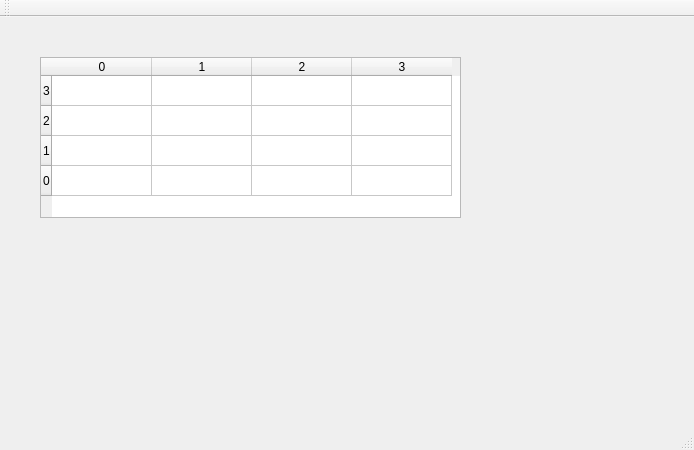
<?xml version="1.0" encoding="UTF-8"?>
<ui version="4.0">
 <class>MainWindow</class>
 <widget class="QMainWindow" name="MainWindow">
  <property name="geometry">
   <rect>
    <x>0</x>
    <y>0</y>
    <width>694</width>
    <height>450</height>
   </rect>
  </property>
  <property name="windowTitle">
   <string>MainWindow</string>
  </property>
  <widget class="QWidget" name="centralWidget">
   <widget class="QTableWidget" name="tableWidget">
    <property name="geometry">
     <rect>
      <x>40</x>
      <y>40</y>
      <width>421</width>
      <height>161</height>
     </rect>
    </property>
    <row>
     <property name="text">
      <string>3</string>
     </property>
    </row>
    <row>
     <property name="text">
      <string>2</string>
     </property>
    </row>
    <row>
     <property name="text">
      <string>1</string>
     </property>
    </row>
    <row>
     <property name="text">
      <string>0</string>
     </property>
    </row>
    <column>
     <property name="text">
      <string>0</string>
     </property>
    </column>
    <column>
     <property name="text">
      <string>1</string>
     </property>
    </column>
    <column>
     <property name="text">
      <string>2</string>
     </property>
    </column>
    <column>
     <property name="text">
      <string>3</string>
     </property>
    </column>
   </widget>
  </widget>
  <widget class="QMenuBar" name="menuBar">
   <property name="geometry">
    <rect>
     <x>0</x>
     <y>0</y>
     <width>694</width>
     <height>21</height>
    </rect>
   </property>
  </widget>
  <widget class="QToolBar" name="mainToolBar">
   <attribute name="toolBarArea">
    <enum>TopToolBarArea</enum>
   </attribute>
   <attribute name="toolBarBreak">
    <bool>false</bool>
   </attribute>
  </widget>
  <widget class="QStatusBar" name="statusBar"/>
 </widget>
 <layoutdefault spacing="6" margin="11"/>
 <resources/>
 <connections/>
</ui>
